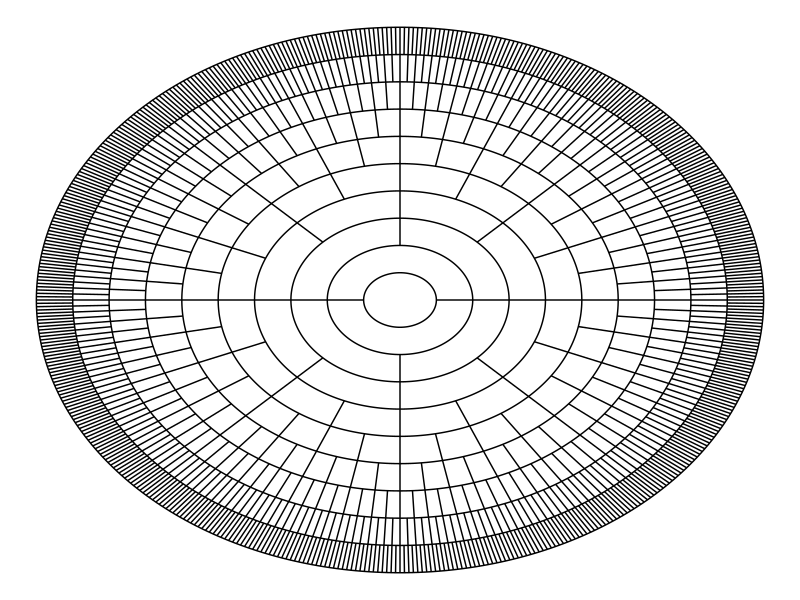

This chart was generated by the following R code:
library(ggplot2)
library(ggforce)

get_circles <- function(n) {
  df_circles <- data.frame(x = rep(0,n), y = rep(0,n), r = rep(1:n))
  return(df_circles)
}

get_segments <- function(n) {
  df_circles <- get_circles(n)
  segments_list <- list()
  for (i in 2:n) {
    if (i==2) {
      theta <- seq(0, 2*pi, length.out = 3)[-1]
    } else {
      theta <- seq(0, 2*pi, length.out = 2^(i-1)+1)[-1]
    }
    df_segment <- data.frame(x = (df_circles$r[i-1])*cos(theta), y = (df_circles$r[i-1])*sin(theta), xend = (df_circles$r[i])*cos(theta), yend = (df_circles$r[i])*sin(theta), r = rep(i,2^(i-2)))
    segments_list[[i-1]] <- df_segment
  }
  return(segments_list)
}

df_circles <- get_circles(10)
segments_list <- get_segments(10)
df_segments <- do.call(rbind,segments_list)

ggplot() +
  geom_circle(data = df_circles, aes(x0 = x, y0 = y, r = r), color = "black") +
  geom_segment(data = df_segments, aes(x = x, y = y, xend = xend, yend = yend)) +
  theme_void()
